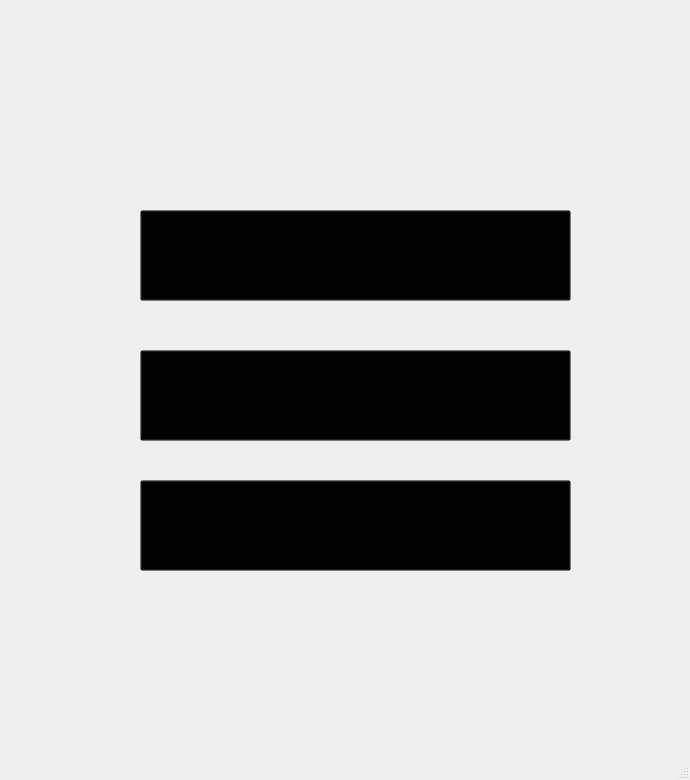
<?xml version="1.0" encoding="UTF-8"?>
<ui version="4.0">
 <class>Videojuego</class>
 <widget class="QMainWindow" name="Videojuego">
  <property name="enabled">
   <bool>true</bool>
  </property>
  <property name="geometry">
   <rect>
    <x>0</x>
    <y>0</y>
    <width>690</width>
    <height>780</height>
   </rect>
  </property>
  <property name="windowTitle">
   <string>Videojuego</string>
  </property>
  <property name="styleSheet">
   <string notr="true"/>
  </property>
  <widget class="QWidget" name="centralwidget">
   <widget class="QPushButton" name="nivel1Button">
    <property name="geometry">
     <rect>
      <x>140</x>
      <y>210</y>
      <width>431</width>
      <height>91</height>
     </rect>
    </property>
    <property name="styleSheet">
     <string notr="true">background-color: transparent;</string>
    </property>
    <property name="text">
     <string/>
    </property>
   </widget>
   <widget class="QPushButton" name="nivel2Button">
    <property name="geometry">
     <rect>
      <x>140</x>
      <y>350</y>
      <width>431</width>
      <height>91</height>
     </rect>
    </property>
    <property name="styleSheet">
     <string notr="true">background-color: transparent;</string>
    </property>
    <property name="text">
     <string/>
    </property>
   </widget>
   <widget class="QPushButton" name="salirButton">
    <property name="geometry">
     <rect>
      <x>140</x>
      <y>480</y>
      <width>431</width>
      <height>91</height>
     </rect>
    </property>
    <property name="styleSheet">
     <string notr="true">background-color: transparent;</string>
    </property>
    <property name="text">
     <string/>
    </property>
   </widget>
   <widget class="QLabel" name="label">
    <property name="geometry">
     <rect>
      <x>60</x>
      <y>0</y>
      <width>611</width>
      <height>741</height>
     </rect>
    </property>
    <property name="styleSheet">
     <string notr="true"/>
    </property>
    <property name="text">
     <string/>
    </property>
   </widget>
   <zorder>label</zorder>
   <zorder>salirButton</zorder>
   <zorder>nivel2Button</zorder>
   <zorder>nivel1Button</zorder>
  </widget>
  <widget class="QMenuBar" name="menubar">
   <property name="geometry">
    <rect>
     <x>0</x>
     <y>0</y>
     <width>690</width>
     <height>25</height>
    </rect>
   </property>
  </widget>
  <widget class="QStatusBar" name="statusbar"/>
 </widget>
 <resources/>
 <connections/>
</ui>
